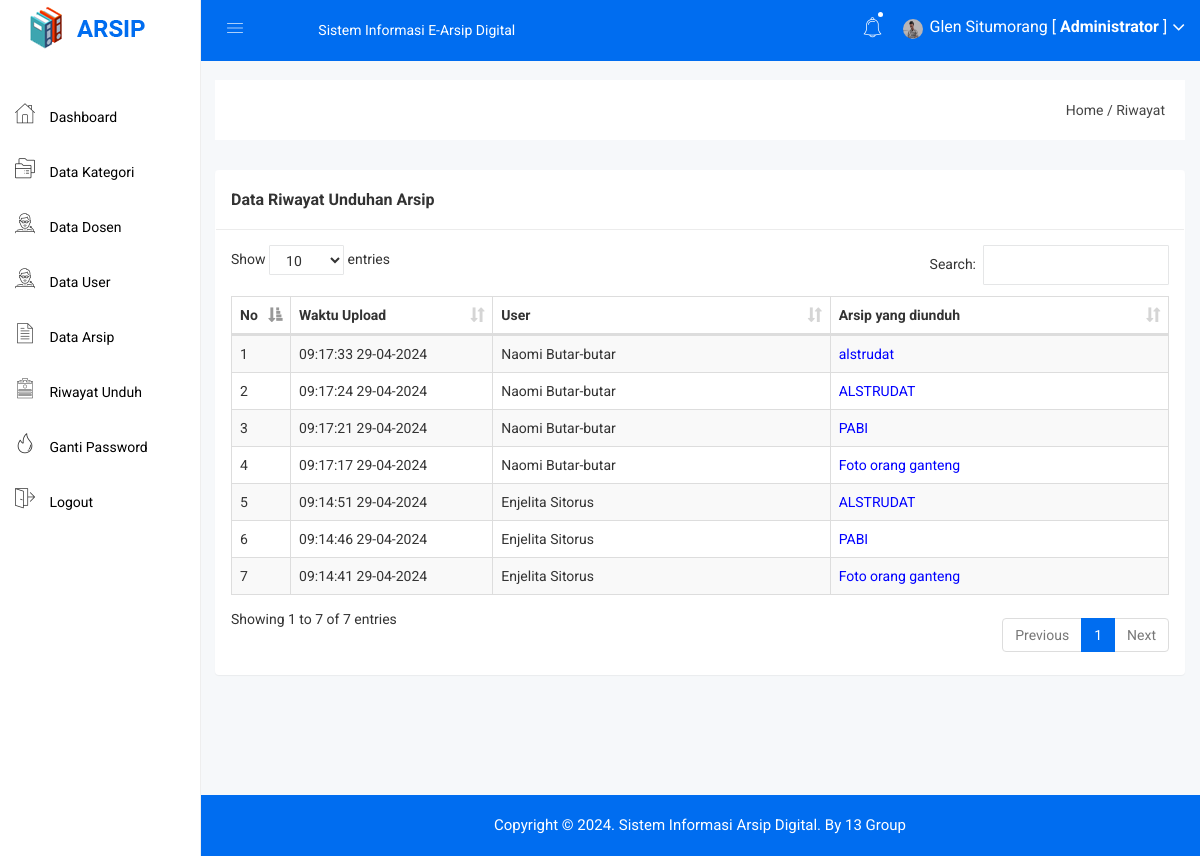
Screenshot of /admin/riwayat.php (signed in) with the database file from the repository.
### tables this page shows
CREATE TABLE `riwayat` (
  `riwayat_id` int NOT NULL,
  `riwayat_waktu` datetime NOT NULL,
  `riwayat_user` int NOT NULL,
  `riwayat_arsip` int NOT NULL
);

CREATE TABLE `user` (
  `user_id` int NOT NULL,
  `user_nama` varchar(100) NOT NULL,
  `user_username` varchar(100) NOT NULL,
  `user_password` varchar(100) NOT NULL,
  `user_foto` varchar(100) DEFAULT NULL
);

CREATE TABLE `arsip` (
  `arsip_id` int NOT NULL,
  `arsip_waktu_upload` datetime NOT NULL,
  `arsip_petugas` int NOT NULL,
  `arsip_kode` varchar(255) NOT NULL,
  `arsip_nama` varchar(255) NOT NULL,
  `arsip_jenis` varchar(255) NOT NULL,
  `arsip_kategori` int NOT NULL,
  `arsip_keterangan` text NOT NULL,
  `arsip_file` varchar(255) NOT NULL
);

### admin/riwayat.php (the view, shortened to what this page needs)
<?php include 'header.php'; ?>
<div class="breadcome-area">
    <div class="container-fluid">
        <div class="row">
            <div class="col-lg-12 col-md-12 col-sm-12 col-xs-12">
                <div class="breadcome-list">
                    <div class="row">
                        <div class="col-lg-6 col-md-6 col-sm-6 col-xs-12">
                        </div>
                        <div class="col-lg-6 col-md-6 col-sm-6 col-xs-12">
                            <ul class="breadcome-menu" style="padding-top: 0px">
                                <li><a href="#">Home</a> <span class="bread-slash">/</span></li>
                                <li><span class="bread-blod">Riwayat</span></li>
                            </ul>
                        </div>
                    </div>
                </div>
            </div>
        </div>
    </div>
</div>
<div class="container-fluid">
    <div class="panel panel">
        <div class="panel-heading">
            <h3 class="panel-title">Data Riwayat Unduhan Arsip</h3>
        </div>
        <div class="panel-body">
            <table id="table" class="table table-bordered table-striped table-hover table-datatable">
                <thead>
                    <tr>
                        <th width="1%">No</th>
                        <th width="18%">Waktu Upload</th>
                        <th width="30%">User</th>
                        <th width="30%">Arsip yang diunduh</th>
                    </tr>
                </thead>
                <tbody>
                    <?php
                    include '../koneksi.php';
                    $no = 1;
                    $arsip = mysqli_query($koneksi,"SELECT * FROM riwayat,arsip,user WHERE riwayat_arsip=arsip_id and riwayat_user=user_id ORDER BY riwayat_id DESC");
                    while($p = mysqli_fetch_array($arsip)){
                        ?>
                        <tr>
                            <td><?php echo $no++; ?></td>
                            <td><?php echo date('H:i:s  d-m-Y',strtotime($p['riwayat_waktu'])) ?></td>
                            <td><?php echo $p['user_nama'] ?></td>
                            <td><a style="color: blue" href="arsip_preview.php?id=<?php echo $p['arsip_id']; ?>"><?php echo $p['arsip_nama'] ?></a></td>
                        </tr>
                        <?php
                    }
                    ?>
                </tbody>
            </table>
        </div>
    </div>
</div>
<?php include 'footer.php'; ?>

### admin/header.php (shortened to what this page needs)
<!doctype html>
<html>
<head>
    <link rel="stylesheet" href="../assets/css/bootstrap.min.css">
    <link rel="stylesheet" href="../assets/css/font-awesome.min.css">
    <link rel="stylesheet" href="../assets/css/owl.carousel.css">
    <link rel="stylesheet" href="../assets/css/owl.theme.css">
    <link rel="stylesheet" href="../assets/css/owl.transitions.css">
    <link rel="stylesheet" href="../assets/css/animate.css">
    <link rel="stylesheet" href="../assets/css/normalize.css">
    <link rel="stylesheet" href="../assets/css/meanmenu.min.css">
    <link rel="stylesheet" href="../assets/css/main.css">
    <link rel="stylesheet" href="../assets/css/educate-custon-icon.css">
    <link rel="stylesheet" href="../assets/css/morrisjs/morris.css">
    <link rel="stylesheet" href="../assets/css/scrollbar/jquery.mCustomScrollbar.min.css">
    <link rel="stylesheet" href="../assets/css/metisMenu/metisMenu.min.css">
    <link rel="stylesheet" href="../assets/css/metisMenu/metisMenu-vertical.css">
    <link rel="stylesheet" href="../assets/css/calendar/fullcalendar.min.css">
    <link rel="stylesheet" href="../assets/css/calendar/fullcalendar.print.min.css">
    <link rel="stylesheet" href="../assets/style.css">
    <link rel="stylesheet" href="../assets/css/responsive.css">
    <link rel="stylesheet" href="../assets/css/style.css">
    <link rel="stylesheet" type="text/css" href="../assets/js/DataTables/datatables.css">
    <?php
    include '../koneksi.php';
    ?>
</head>
<body>
    <div class="left-sidebar-pro">
        <nav id="sidebar" class="">
            <div class="sidebar-header">
                <a href="index.html"><img class="main-logo" src="../assets/img/logo/logo.png" alt="" /></a>
            </div>
            <div class="left-custom-menu-adp-wrap comment-scrollbar">
                <nav class="sidebar-nav left-sidebar-menu-pro" style="margin-top: 30px">
                    <ul class="metismenu" id="menu1">
                        <li class="active">
                            <a href="index.php">
                                <span class="educate-icon educate-home icon-wrap"></span>
                                <span class="mini-click-non">Dashboard</span>
                            </a>
                        </li>
                        <li>
                            <a href="kategori.php" aria-expanded="false"><span class="educate-icon educate-course icon-wrap sub-icon-mg" aria-hidden="true"></span> <span class="mini-click-non">Data Kategori</span></a>
                        </li>
                        <li>
                            <a href="petugas.php" aria-expanded="false"><span class="educate-icon educate-professor icon-wrap sub-icon-mg" aria-hidden="true"></span> <span class="mini-click-non">Data Dosen</span></a>
                        </li>
                        <li>
                            <a href="user.php" aria-expanded="false"><span class="educate-icon educate-professor icon-wrap sub-icon-mg" aria-hidden="true"></span> <span class="mini-click-non">Data User</span></a>
                        </li>
                        <li>
                            <a href="arsip.php" aria-expanded="false"><span class="educate-icon educate-data-table icon-wrap sub-icon-mg" aria-hidden="true"></span> <span class="mini-click-non">Data Arsip</span></a>
                        </li>
                        <li>
                            <a href="riwayat.php" aria-expanded="false"><span class="educate-icon educate-form icon-wrap sub-icon-mg" aria-hidden="true"></span> <span class="mini-click-non">Riwayat Unduh</span></a>
                        </li>
                        <li>
                            <a href="gantipassword.php" aria-expanded="false"><span class="educate-icon educate-danger icon-wrap sub-icon-mg" aria-hidden="true"></span> <span class="mini-click-non">Ganti Password</span></a>
                        </li>
                        <li>
                            <a href="logout.php" aria-expanded="false"><span class="educate-icon educate-pages icon-wrap sub-icon-mg" aria-hidden="true"></span> <span class="mini-click-non">Logout</span></a>
                        </li>
                    </ul>
                </nav>
            </div>
        </nav>
    </div>
    <div class="all-content-wrapper">
        <div class="container-fluid">
            <div class="row">
                <div class="col-lg-12 col-md-12 col-sm-12 col-xs-12">
                    <div class="logo-pro">
                        <a href="index.html"><img class="main-logo" src="../assets/img/logo/logo.png" alt="" /></a>
                    </div>
                </div>
            </div>
        </div>
        <div class="header-advance-area">
            <div class="header-top-area">
                <div class="container-fluid">
                    <div class="row">
                        <div class="col-lg-12 col-md-12 col-sm-12 col-xs-12">
                            <div class="header-top-wraper">
                                <div class="row">
                                    <div class="col-lg-1 col-md-0 col-sm-12 col-xs-12">
                                        <div class="menu-switcher-pro">
                                            <button type="button" id="sidebarCollapse" class="btn bar-button-pro header-drl-controller-btn btn-info navbar-btn">
                                                <i class="educate-icon educate-nav"></i>
                                            </button>
                                        </div>
                                    </div>
                                    <div class="col-lg-5 col-md-6 col-sm-12 col-xs-12">
                                        <div class="header-top-menu tabl-d-n">
                                            <ul class="nav navbar-nav mai-top-nav">
                                                <li class="nav-item"><a href="#" class="nav-link">Sistem Informasi E-Arsip Digital</a></li>
                                            </ul>
                                        </div>
                                    </div>
                                    <div class="col-lg-6 col-md-6 col-sm-12 col-xs-12">
                                        <div class="header-right-info">
                                            <ul class="nav navbar-nav mai-top-nav header-right-menu">
                                                <li class="nav-item">
                                                    <a href="#" data-toggle="dropdown" role="button" aria-expanded="false" class="nav-link dropdown-toggle"><i class="educate-icon educate-bell" aria-hidden="true"></i><span class="indicator-nt"></span></a>
                                            </li>
                                            <li class="nav-item">
                                                <a href="#" data-toggle="dropdown" role="button" aria-expanded="false" class="nav-link dropdown-toggle">
                                                    <?php
                                                    $id_admin = $_SESSION['id'];
                                                    $profil = mysqli_query($koneksi,"select * from admin where admin_id='$id_admin'");
                                                    $profil = mysqli_fetch_assoc($profil);
                                                    if($profil['admin_foto'] == ""){
                                                      ?>
                                                      <img src="../gambar/sistem/user.png" style="width: 20px;height: 20px">
                                                  <?php }else{ ?>
                                                    <img src="../gambar/admin/<?php echo $profil['admin_foto'] ?>" style="width: 20px;height: 20px">
                                                <?php } ?>
                                                <span class="admin-name"><?php echo $_SESSION['nama']; ?> [ <b>Administrator</b> ]</span>
                                                <i class="fa fa-angle-down edu-icon edu-down-arrow"></i>
                                            </a>
                                        </li>
                                    </ul>
                                </div>
                            </div>
                        </div>
                    </div>
                </div>
            </div>
        </div>
    </div>
</div>

### assets/css/main.css (style rules this page uses)
html { color: #222; font-size: 1em; line-height: 1.4; }
audio, canvas, iframe, img, svg, video { vertical-align: middle; }

### assets/css/metisMenu/metisMenu-vertical.css (style rules this page uses)
.sidebar-nav { background: #fff; }
.sidebar-nav ul { padding: 0; margin: 0; list-style: none; background: #f5f5f5; }
.sidebar-nav .metismenu { background: #fff; display: -webkit-box; display: -ms-flexbox; display: flex; -webkit-box-orient: vertical; -webkit-box-direction: normal; -ms-flex-direction: column; flex-direction: column; }
.sidebar-nav .metismenu li + li { margin-top: 5px; }
.sidebar-nav .metismenu li:last-child { margin-bottom: 5px; }
.sidebar-nav .metismenu > li { display: -webkit-box; display: -ms-flexbox; display: flex; -webkit-box-orient: vertical; -webkit-box-direction: normal; -ms-flex-direction: column; flex-direction: column; position: relative; }
.sidebar-nav .metismenu a { position: relative; display: block; padding: 13px 15px; color: #444; outline-width: 0; transition: all .3s ease-out; font-size:16px; font-weight:400; }
.sidebar-nav .metismenu li .icon-wrap { margin-right:5px; font-size:20px; color:#303030; }
.sidebar-nav .metismenu li .sub-icon-mg { margin-right:5px; font-size:16px; }

### assets/css/style.css (style rules this page uses)
.panel-heading { padding: 20px 15px; border-bottom: 1px solid #ececec; }
.sidebar-nav .metismenu a { position: relative; display: block; padding: 13px 15px; color: #000; outline-width: 0; transition: all .3s ease-out; font-size: 14px; font-weight: 400; }
.sidebar-nav .metismenu a > .icon-wrap { font-size: 20px; margin-right: 11px; }
#sidebar { border-right: 1px solid #eee; }
.all-content-wrapper { min-height: 500px; }
td { vertical-align: middle !important; }

### assets/js/DataTables/datatables.css (style rules this page uses)
table.dataTable { clear: both; margin-top: 6px !important; margin-bottom: 6px !important; max-width: none !important; border-collapse: separate !important; }
table.dataTable td, table.dataTable th { -webkit-box-sizing: content-box; box-sizing: content-box; }
table.dataTable thead > tr > th.sorting_asc, table.dataTable thead > tr > th.sorting_desc, table.dataTable thead > tr > th.sorting, table.dataTable thead > tr > td.sorting_asc, table.dataTable thead > tr > td.sorting_desc, table.dataTable thead > tr > td.sorting { padding-right: 30px; }
table.dataTable thead .sorting, table.dataTable thead .sorting_asc, table.dataTable thead .sorting_desc, table.dataTable thead .sorting_asc_disabled, table.dataTable thead .sorting_desc_disabled { cursor: pointer; position: relative; }
table.dataTable thead .sorting:after, table.dataTable thead .sorting_asc:after, table.dataTable thead .sorting_desc:after, table.dataTable thead .sorting_asc_disabled:after, table.dataTable thead .sorting_desc_disabled:after { position: absolute; bottom: 8px; right: 8px; display: block; font-family: 'Glyphicons Halflings'; opacity: 0.5; }
table.dataTable thead .sorting:after { opacity: 0.2; content: "\e150"; }
table.dataTable thead .sorting_asc:after { content: "\e155"; }
table.table-bordered.dataTable th, table.table-bordered.dataTable td { border-left-width: 0; }
table.table-bordered.dataTable th:last-child, table.table-bordered.dataTable th:last-child, table.table-bordered.dataTable td:last-child, table.table-bordered.dataTable td:last-child { border-right-width: 0; }
table.table-bordered.dataTable tbody th, table.table-bordered.dataTable tbody td { border-bottom-width: 0; }

### rows the page displays
riwayat: riwayat_waktu "09:17:33 29-04-2024", user.user_nama "Naomi Butar-butar", arsip.arsip_nama "alstrudat"
riwayat: riwayat_waktu "09:17:24 29-04-2024", user.user_nama "Naomi Butar-butar", arsip.arsip_nama "ALSTRUDAT"
riwayat: riwayat_waktu "09:17:21 29-04-2024", user.user_nama "Naomi Butar-butar", arsip.arsip_nama "PABI"
riwayat: riwayat_waktu "09:17:17 29-04-2024", user.user_nama "Naomi Butar-butar", arsip.arsip_nama "Foto orang ganteng"
riwayat: riwayat_waktu "09:14:51 29-04-2024", user.user_nama "Enjelita Sitorus", arsip.arsip_nama "ALSTRUDAT"
riwayat: riwayat_waktu "09:14:46 29-04-2024", user.user_nama "Enjelita Sitorus", arsip.arsip_nama "PABI"
riwayat: riwayat_waktu "09:14:41 29-04-2024", user.user_nama "Enjelita Sitorus", arsip.arsip_nama "Foto orang ganteng"

### other values shown
$_SESSION['nama'] "Glen Situmorang"
